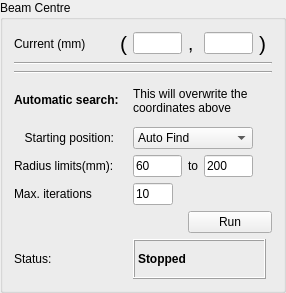
      <widget class="QGroupBox" name="groupBox_13" >
       <property name="geometry" >
        <rect>
         <x>401</x>
         <y>9</y>
         <width>286</width>
         <height>293</height>
        </rect>
       </property>
       <property name="title" >
        <string>Beam Centre</string>
       </property>
       <property name="flat" >
        <bool>false</bool>
       </property>
       <property name="checkable" >
        <bool>false</bool>
       </property>
       <layout class="QGridLayout" name="gridLayout_8" >
        <item row="0" column="0" >
         <widget class="QLabel" name="label_51" >
          <property name="text" >
           <string>Current (mm)</string>
          </property>
         </widget>
        </item>
        <item row="0" column="1" >
         <widget class="QLabel" name="label_32" >
          <property name="font" >
           <font>
            <pointsize>16</pointsize>
           </font>
          </property>
          <property name="text" >
           <string>(</string>
          </property>
         </widget>
        </item>
        <item row="0" column="3" >
         <widget class="QLabel" name="label_46" >
          <property name="font" >
           <font>
            <pointsize>14</pointsize>
           </font>
          </property>
          <property name="text" >
           <string>,</string>
          </property>
         </widget>
        </item>
        <item row="0" column="4" >
         <widget class="QLineEdit" name="beam_y" >
          <property name="maximumSize" >
           <size>
            <width>60</width>
            <height>16777215</height>
           </size>
          </property>
         </widget>
        </item>
        <item row="0" column="5" >
         <widget class="QLabel" name="label_44" >
          <property name="font" >
           <font>
            <pointsize>16</pointsize>
           </font>
          </property>
          <property name="text" >
           <string>)</string>
          </property>
         </widget>
        </item>
        <item row="4" column="0" >
         <widget class="QLabel" name="label_56" >
          <property name="text" >
           <string>Starting position:</string>
          </property>
          <property name="alignment" >
           <set>Qt::AlignRight|Qt::AlignTrailing|Qt::AlignVCenter</set>
          </property>
         </widget>
        </item>
        <item row="4" column="2" colspan="3" >
         <widget class="QComboBox" name="beamstart_box" >
          <item>
           <property name="text" >
            <string>Auto Find</string>
           </property>
          </item>
          <item>
           <property name="text" >
            <string>Current</string>
           </property>
          </item>
         </widget>
        </item>
        <item row="5" column="0" >
         <widget class="QLabel" name="label_57" >
          <property name="text" >
           <string>Radius limits(mm):</string>
          </property>
         </widget>
        </item>
        <item row="5" column="2" >
         <widget class="QLineEdit" name="beam_rmin" >
          <property name="maximumSize" >
           <size>
            <width>60</width>
            <height>16777215</height>
           </size>
          </property>
          <property name="text" >
           <string>60</string>
          </property>
         </widget>
        </item>
        <item row="5" column="4" >
         <widget class="QLineEdit" name="beam_rmax" >
          <property name="maximumSize" >
           <size>
            <width>60</width>
            <height>16777215</height>
           </size>
          </property>
          <property name="text" >
           <string>200</string>
          </property>
         </widget>
        </item>
        <item row="5" column="3" >
         <widget class="QLabel" name="label_58" >
          <property name="text" >
           <string>to</string>
          </property>
         </widget>
        </item>
        <item row="7" column="3" colspan="4" >
         <widget class="QPushButton" name="runcentreBtn" >
          <property name="text" >
           <string>Run</string>
          </property>
         </widget>
        </item>
        <item row="1" column="0" colspan="7" >
         <widget class="Line" name="line" >
          <property name="orientation" >
           <enum>Qt::Horizontal</enum>
          </property>
         </widget>
        </item>
        <item row="2" column="0" colspan="7" >
         <widget class="Line" name="line_3" >
          <property name="orientation" >
           <enum>Qt::Horizontal</enum>
          </property>
         </widget>
        </item>
        <item row="3" column="0" colspan="2" >
         <widget class="QLabel" name="label_30" >
          <property name="text" >
           <string>&lt;!DOCTYPE HTML PUBLIC "-//W3C//DTD HTML 4.0//EN" "http://www.w3.org/TR/REC-html40/strict.dtd">
&lt;html>&lt;head>&lt;meta name="qrichtext" content="1" />&lt;style type="text/css">
p, li { white-space: pre-wrap; }
&lt;/style>&lt;/head>&lt;body style=" font-family:'Sans Serif'; font-size:9pt; font-weight:400; font-style:normal;">
&lt;p style=" margin-top:0px; margin-bottom:0px; margin-left:0px; margin-right:0px; -qt-block-indent:0; text-indent:0px;">&lt;span style=" font-weight:600;">Automatic search:&lt;/span>&lt;/p>&lt;/body>&lt;/html></string>
          </property>
         </widget>
        </item>
        <item row="3" column="2" colspan="3" >
         <widget class="QLabel" name="label_59" >
          <property name="text" >
           <string>This will overwrite the coordinates above</string>
          </property>
          <property name="wordWrap" >
           <bool>true</bool>
          </property>
         </widget>
        </item>
        <item row="6" column="0" >
         <widget class="QLabel" name="label_60" >
          <property name="text" >
           <string>Max. iterations</string>
          </property>
         </widget>
        </item>
        <item row="6" column="2" >
         <widget class="QLineEdit" name="beam_iter" >
          <property name="maximumSize" >
           <size>
            <width>40</width>
            <height>16777215</height>
           </size>
          </property>
          <property name="text" >
           <string>10</string>
          </property>
         </widget>
        </item>
        <item row="0" column="2" >
         <widget class="QLineEdit" name="beam_x" >
          <property name="maximumSize" >
           <size>
            <width>60</width>
            <height>16777215</height>
           </size>
          </property>
          <property name="text" >
           <string/>
          </property>
         </widget>
        </item>
        <item row="8" column="0" >
         <widget class="QLabel" name="label_35" >
          <property name="text" >
           <string>Status: </string>
          </property>
         </widget>
        </item>
        <item row="8" column="2" colspan="4" >
         <widget class="QLabel" name="centre_stat" >
          <property name="frameShape" >
           <enum>QFrame::Box</enum>
          </property>
          <property name="frameShadow" >
           <enum>QFrame::Raised</enum>
          </property>
          <property name="text" >
           <string>&lt;!DOCTYPE HTML PUBLIC "-//W3C//DTD HTML 4.0//EN" "http://www.w3.org/TR/REC-html40/strict.dtd">
&lt;html>&lt;head>&lt;meta name="qrichtext" content="1" />&lt;style type="text/css">
p, li { white-space: pre-wrap; }
&lt;/style>&lt;/head>&lt;body style=" font-family:'Sans Serif'; font-size:9pt; font-weight:400; font-style:normal;">
&lt;p style=" margin-top:0px; margin-bottom:0px; margin-left:0px; margin-right:0px; -qt-block-indent:0; text-indent:0px;">&lt;span style=" font-weight:600;">Stopped&lt;/span>&lt;/p>&lt;/body>&lt;/html></string>
          </property>
          <property name="textFormat" >
           <enum>Qt::RichText</enum>
          </property>
         </widget>
        </item>
       </layout>
      </widget>
